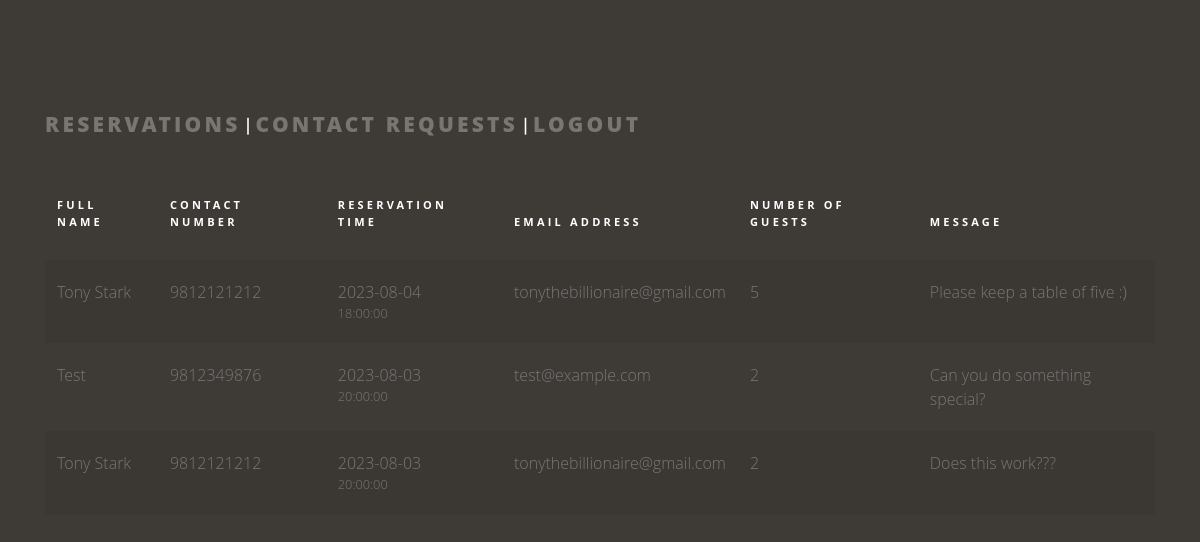
Page /reservations_details.php (signed in) on the committed database.
### tables this page shows
CREATE TABLE `reservations` (
  `id` int(11) NOT NULL,
  `name` varchar(255) NOT NULL,
  `email` varchar(255) NOT NULL,
  `phonenum` bigint(20) NOT NULL,
  `guests` int(4) NOT NULL,
  `date` date NOT NULL,
  `time` time NOT NULL,
  `message` text NOT NULL
);

### reservations_details.php (the view, shortened to what this page needs)
<?php
$mysqli = require __DIR__ . "/database.php";
?>
<!doctype html>
<html lang="en">
  <head>
    <link rel="stylesheet" href="css/bootstrap.min.css">
    <link rel="stylesheet" href="css/admin_table.css">
  </head>
  <body>
  <div class="content">
    <div class="container">
      <h2 class="mb-5"><a href="reservations_details.php" class="more">Reservations</a> | <a href="contact_details.php" class="more">Contact Requests</a> | <a href="logout_admin.php" class="more">Logout</a></h2>
      <div class="table-responsive">
        <table class="table table-striped custom-table">
          <thead>
            <tr>
              <th scope="col">Full Name</th>
              <th scope="col">Contact Number</th>
              <th scope="col">Reservation Time</th>
              <th scope="col">Email Address</th>
              <th scope="col">Number of Guests</th>
              <th scope="col">Message</th>
            </tr>
          </thead>
          <tbody>
          <?php
    $sql = "SELECT * FROM reservations ORDER BY reservations.id DESC";
$result = mysqli_query($mysqli, $sql);
    if(mysqli_num_rows($result) > 0){
        while($row = mysqli_fetch_array($result)){
  ?>
            <tr scope="row">
                      <td>
                      <?php echo $row['name']; ?>
                      </td>
                      <td><?php echo $row['phonenum']; ?></td>
                      <td>
                      <?php echo $row['date']; ?>
                        <small class="d-block"><?php echo $row['time']; ?></small>
                      </td>
                      <td><?php echo $row['email']; ?></td>
                      <td><?php echo $row['guests']; ?></td>
                      <td><?php echo $row['message']; ?></td>
            </tr>
            <?php
        }
    }
    ?>
          </tbody>
        </table>
      </div>
    </div>
  </div>
  </body>
</html>

### css/admin_table.css (style rules this page uses)
* { margin: 0; padding: 0; font-family: "Open Sans", sans-serif; }
body { background-color: #3e3b37; }
h1, h2, h3, h4, h5, h6, .h1, .h2, .h3, .h4, .h5, .h6 { font-family: "Roboto", -apple-system, BlinkMacSystemFont, "Segoe UI", Roboto, "Helvetica Neue", Arial, "Noto Sans", sans-serif, "Apple Color Emoji", "Segoe UI Emoji", "Segoe UI Symbol", "Noto Color Emoji"; }
a { -webkit-transition: .3s all ease; -o-transition: .3s all ease; transition: .3s all ease; }
a, a:hover { text-decoration: none !important; }
.content { padding: 7rem 0; }
h2 { font-size: 20px; color: #fff; }
.custom-table { min-width: 900px; }
.custom-table thead tr, .custom-table thead th { padding-bottom: 30px; border-top: none; border-bottom: none !important; color: #fff; font-size: 11px; text-transform: uppercase; letter-spacing: .2rem; }
.custom-table tbody th, .custom-table tbody td { color: #777; font-weight: 400; padding-bottom: 20px; padding-top: 20px; font-weight: 300; border: none; -webkit-transition: .3s all ease; -o-transition: .3s all ease; transition: .3s all ease; }
.custom-table tbody th small, .custom-table tbody td small { color: rgba(255, 255, 255, 0.3); font-weight: 300; }
.custom-table tbody tr { -webkit-transition: .3s all ease; -o-transition: .3s all ease; transition: .3s all ease; }
.more { color: rgba(255, 255, 255, 0.3); font-size: 21px; font-weight: 900; text-transform: uppercase; letter-spacing: .2rem; }

### rows in the picture
reservations: name "Tony Stark", phonenum "9812121212", date "2023-08-04", time "18:00:00", email "tonythebillionaire@gmail.com", guests "5", message "Please keep a table of five :)"
reservations: name "Test", phonenum "9812349876", date "2023-08-03", time "20:00:00", email "test@example.com", guests "2", message "Can you do something special?"
reservations: name "Tony Stark", phonenum "9812121212", date "2023-08-03", time "20:00:00", email "tonythebillionaire@gmail.com", guests "2", message "Does this work???"
